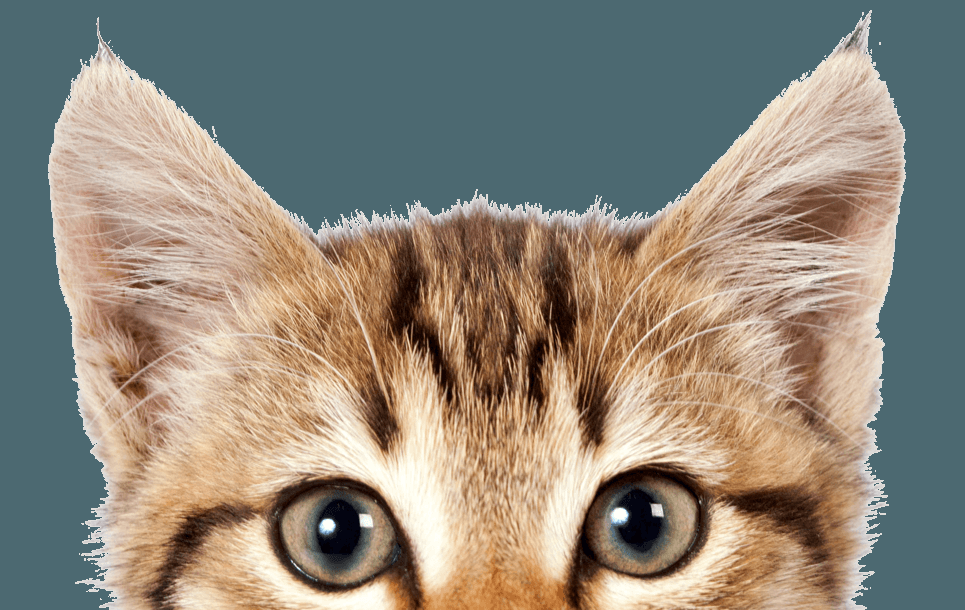
//> input picture tests_img/cat.png, 965 x 610 px
$ ./canny   (built with g++ and OpenCV 4)
//> lines starting //> are read from the running program, lines starting //| are printed output that depends on the picture; after the words box and inside, x2 and y2 are one past the last pixel; in counts of white or black regions, pixels touching at a corner belong together
#include <iostream>
#include <opencv2/opencv.hpp>

void on_slider (int amount,void *data);

struct IMG_CANNY {
  cv::Mat img;
  int treshold1 = 90;
  int apertureSize = 3;
  int p1 = 8;
  bool active_precision = true;
};

/*
  treshold1 = 518
  treshold2 = 356
  apertureSize = 3
  active_precision = 1
 */

int main (int argc, char** argv){
  IMG_CANNY canny;
  if (argc == 2){
    canny.img = cv::imread(argv[1]);
  } else {
    canny.img = cv::imread("../../../tests_img/cat.png");
//> canny.img is the input picture: 610 rows x 965 cols, CV_8UC3; mean B, G, R 122.6, 135.3, 142.7
  }
  if (!canny.img.data){
    std::cerr << "IMG NOT LOADED ./cat.png" << std::endl;
    return 1;
  }
  cv::namedWindow("Canny");
  cv::namedWindow("Trackbars");
  cv::createTrackbar("treshold1", "Trackbars", (int*)&canny.treshold1, 2000, on_slider, &canny);
  cv::createTrackbar("apertureSize", "Trackbars", &canny.apertureSize, 7, on_slider, &canny);
  cv::createTrackbar("active_precision", "Trackbars",(int*) &canny.active_precision, 1, on_slider, &canny);
  cv::createTrackbar("p1", "Trackbars", &canny.p1, 100, on_slider, &canny);
  on_slider(0,&canny);
  cv::waitKey(0);
  return 0;
}

void on_slider (int amount,void *data){
//> called with amount = 0
  IMG_CANNY *img = (IMG_CANNY*) data;
  cv::Mat tmp;
  cv::Mat canny;
  int apertureSize = (img->apertureSize%2? img->apertureSize:img->apertureSize-1);
  int p1 = (img->p1>0?img->p1:1);
  p1 = (p1%2?p1:p1+1);
  apertureSize = (apertureSize>7? 7:apertureSize);
  apertureSize = (apertureSize<3? 3:apertureSize);
  std::cout << "treshold1 = " << img->treshold1 << std::endl;
  std::cout << "apertureSize = " << apertureSize << std::endl;
  std::cout << "active_precision = " << img->active_precision << std::endl;
  std::cout << "p1 = " << p1 << std::endl;
  cv::medianBlur(img->img, tmp, p1);
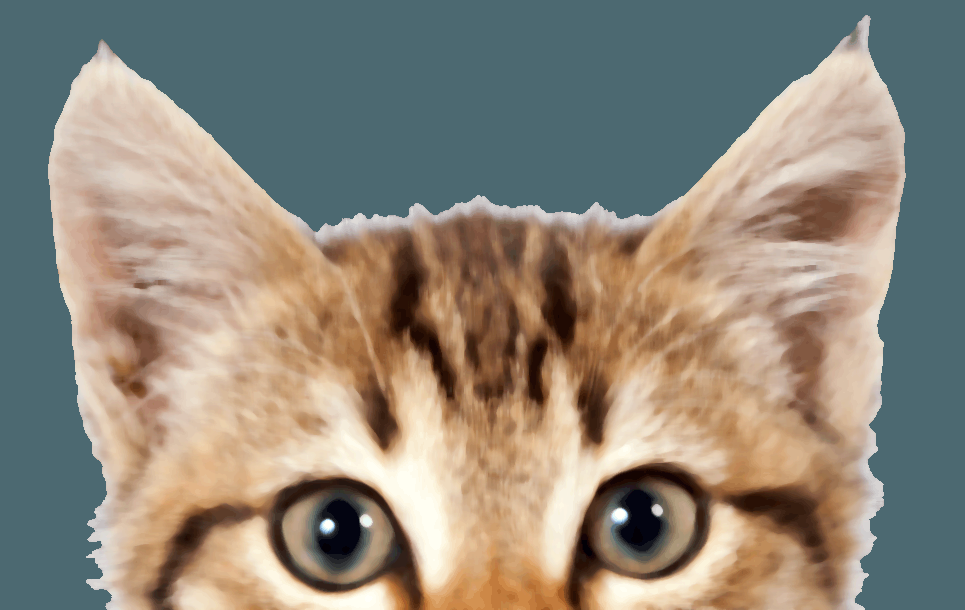
//> tmp: 610 rows x 965 cols, CV_8UC3; mean B, G, R 122.2, 135.1, 142.8
  cv::Canny(tmp, canny, img->treshold1, img->treshold1, apertureSize,img->active_precision);
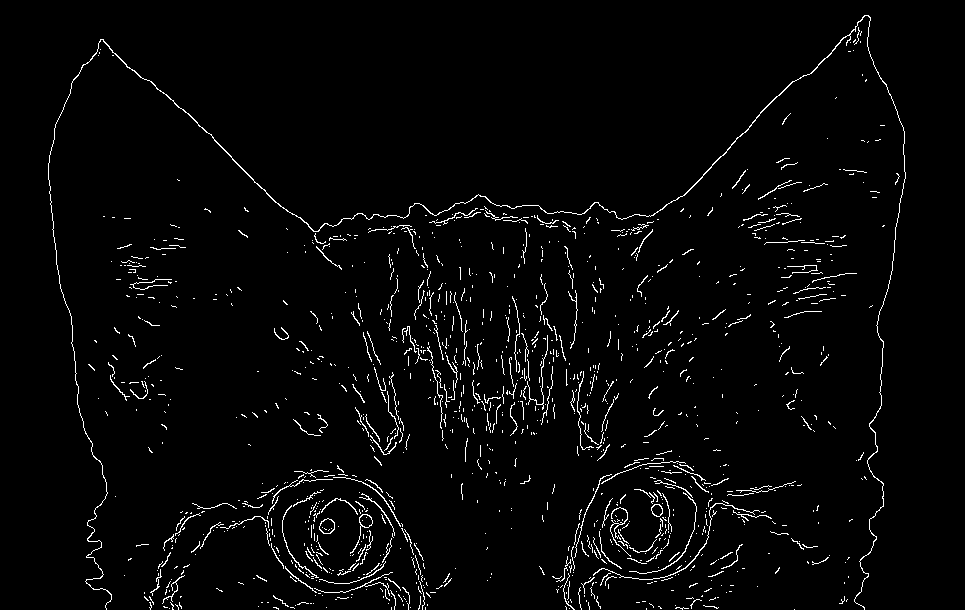
//> canny: 610 rows x 965 cols, CV_8UC1; 2.7% white in thin lines or dots, all inside (x1, y1, x2, y2) = (48, 15, 906, 610)
  cv::imshow("Canny", canny);
}

$ run again, with tests_img/bird.jpg saved as tests_img/cat.png
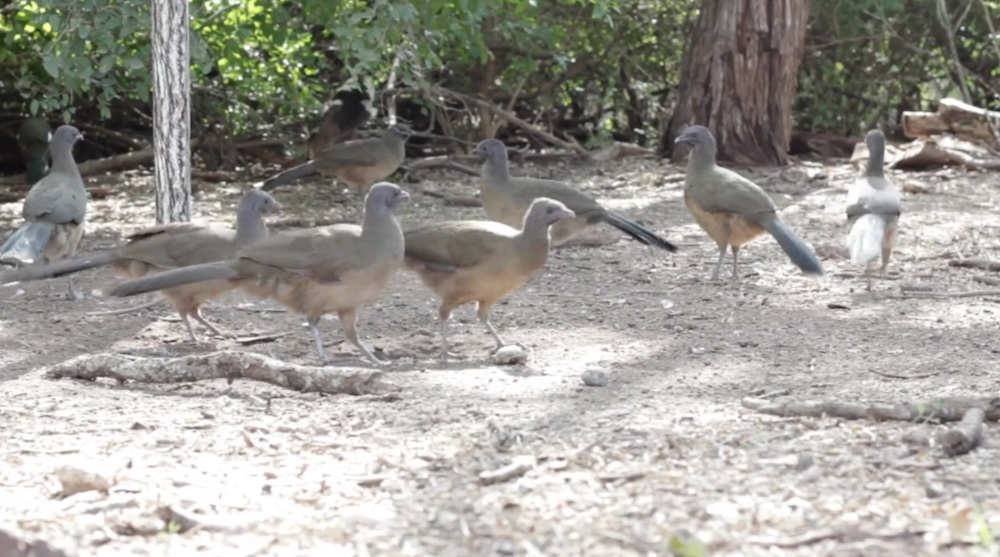
//> input picture tests_img/bird.jpg, 1000 x 557 px
//> canny.img is the input picture: 557 rows x 1000 cols, CV_8UC3; mean B, G, R 149.6, 155.6, 158.1
//> in on_slider, `cv::medianBlur(img->img, tmp, p1);`:
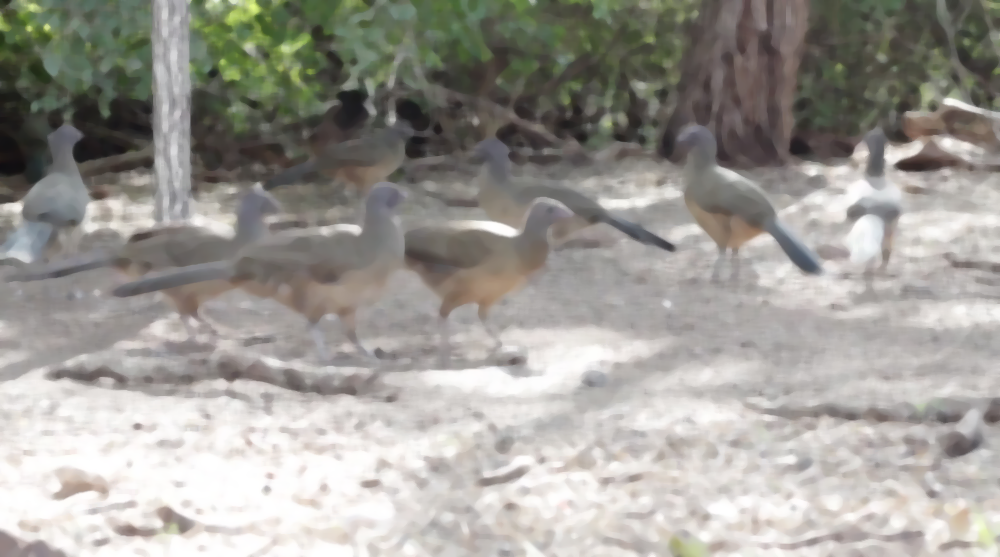
//> tmp: 557 rows x 1000 cols, CV_8UC3; mean B, G, R 149.8, 155.8, 158.3
//> in on_slider, `cv::Canny(tmp, canny, img->treshold1, img->treshold1, apertureSize,img..`:
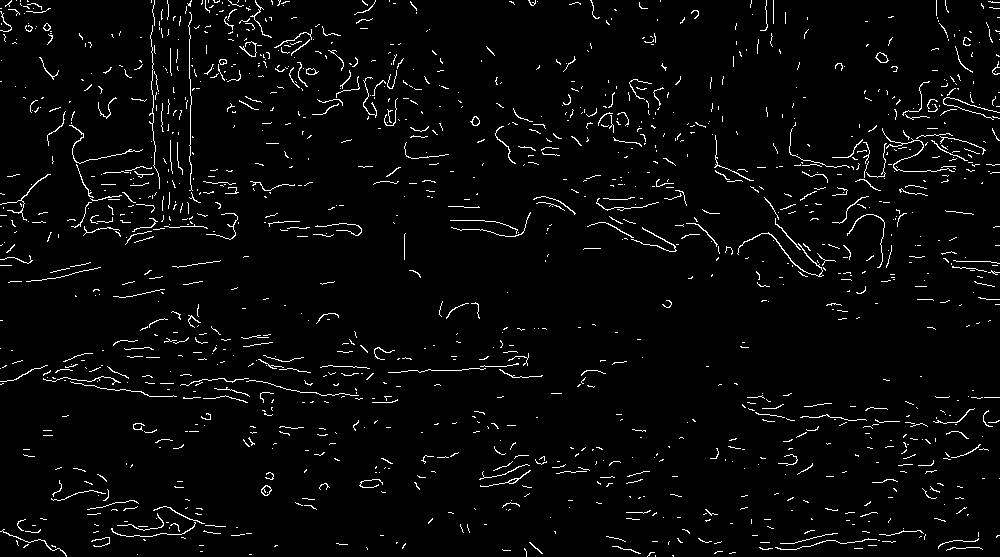
//> canny: 557 rows x 1000 cols, CV_8UC1; 3.2% white in thin lines or dots

$ run again, with tests_img/img.jpg saved as tests_img/cat.png
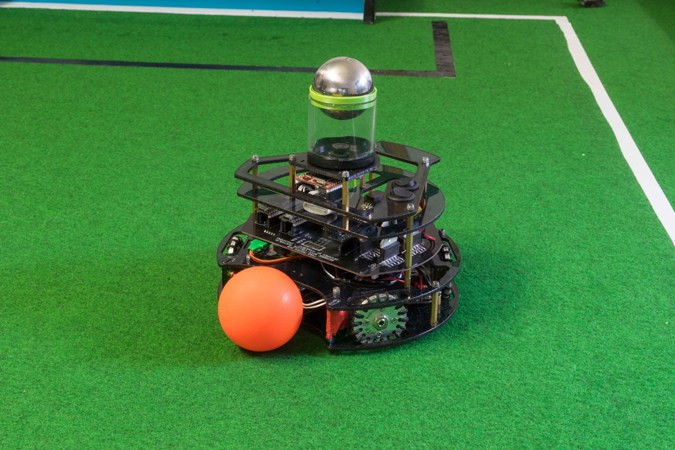
//> input picture tests_img/img.jpg, 675 x 450 px
//> canny.img is the input picture: 450 rows x 675 cols, CV_8UC3; mean B, G, R 62.2, 132.2, 62.6
//> in on_slider, `cv::medianBlur(img->img, tmp, p1);`:
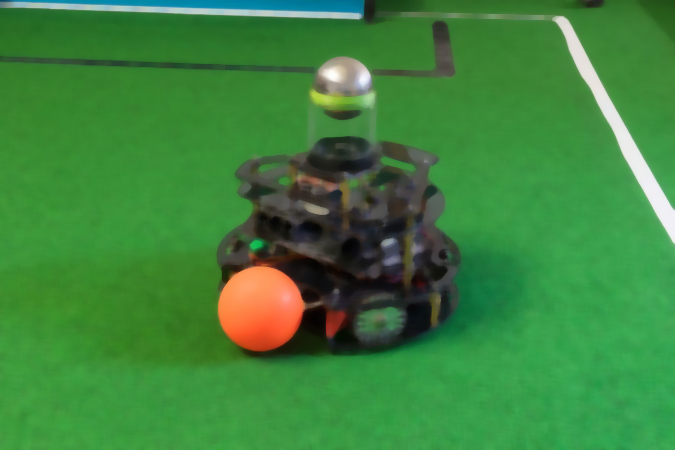
//> tmp: 450 rows x 675 cols, CV_8UC3; mean B, G, R 61.5, 131.8, 61.8
//> in on_slider, `cv::Canny(tmp, canny, img->treshold1, img->treshold1, apertureSize,img..`:
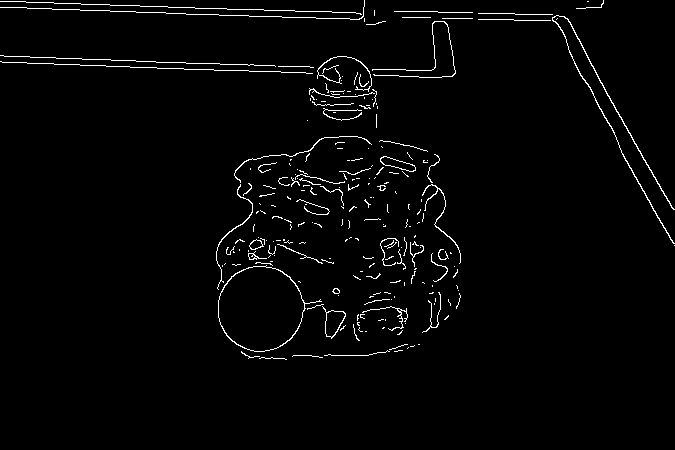
//> canny: 450 rows x 675 cols, CV_8UC1; 2.2% white in thin lines or dots, all inside (x1, y1, x2, y2) = (0, 0, 675, 360)

$ run again, with tests_img/rbot2.jpg saved as tests_img/cat.png
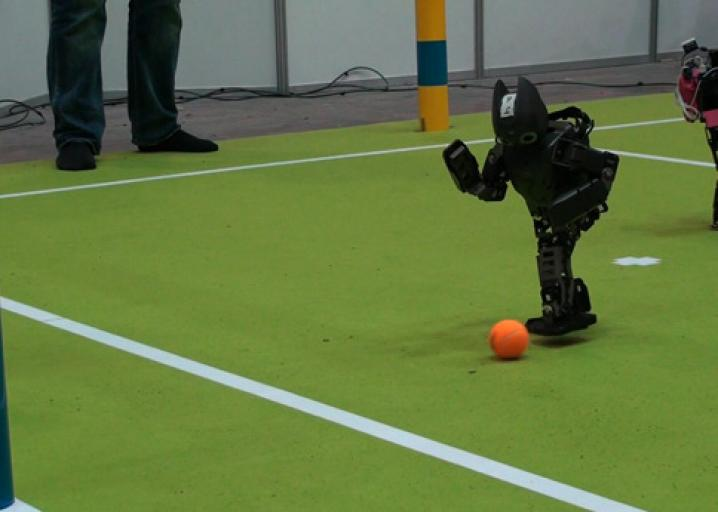
//> input picture tests_img/rbot2.jpg, 718 x 512 px
//> canny.img is the input picture: 512 rows x 718 cols, CV_8UC3; mean B, G, R 64.9, 118.8, 99.2
//> in on_slider, `cv::Canny(tmp, canny, img->treshold1, img->treshold1, apertureSize,img..`:
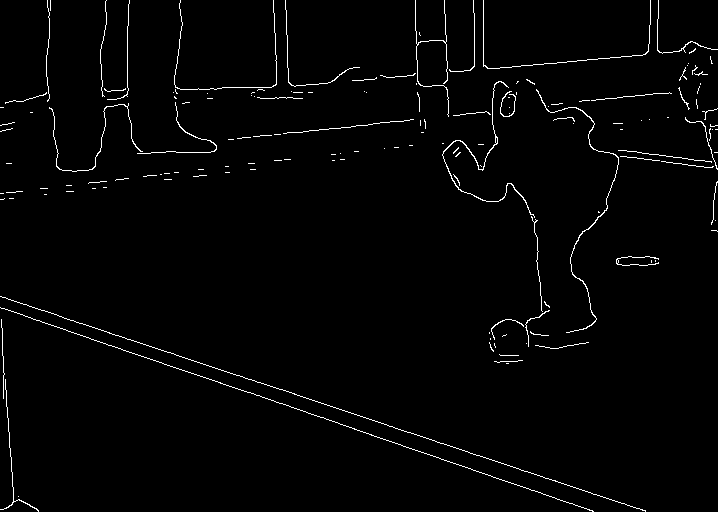
//> canny: 512 rows x 718 cols, CV_8UC1; 1.7% white in thin lines or dots
